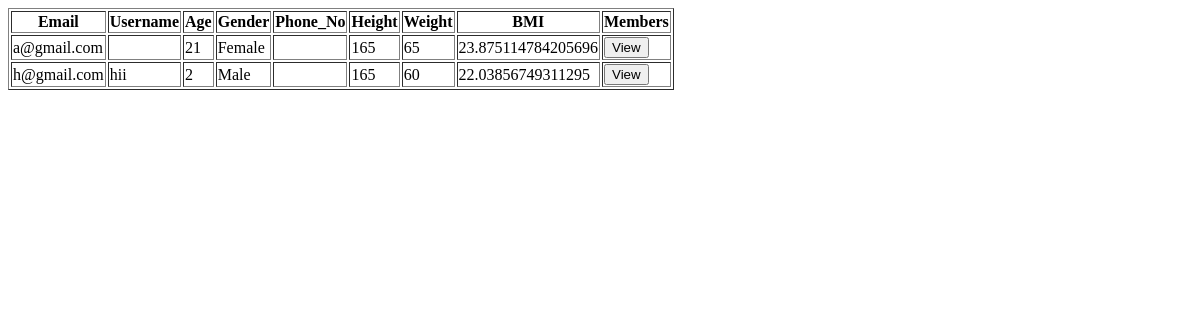
/users, run on an earlier commit of the app's database.
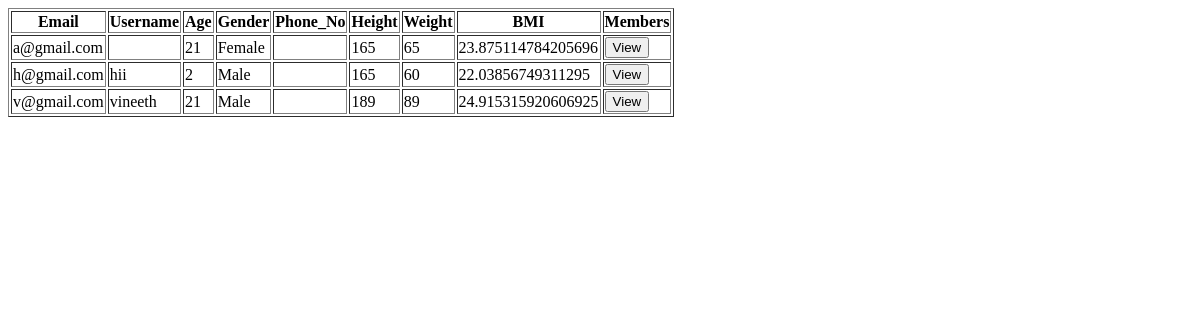
And on a later commit of the database.
### nutriguardapp/models.py (models this page shows)
class usertable(models.Model):
    name = models.CharField(max_length=100, null=True, blank=True)
    age = models.IntegerField(null=True, blank=True)
    gender = models.CharField(max_length=100, null=True, blank=True)
    email = models.CharField(max_length=100, null=True, blank=True)
    height = models.CharField(max_length=100, null=True, blank=True)
    weight = models.CharField(max_length=100, null=True, blank=True)
    bmi = models.CharField(max_length=100, null=True, blank=True)
    health_condition=models.CharField(max_length=100,null=True,blank=True)
    food_allergies=models.CharField(max_length=100,null=True,blank=True)
    login_id = models.ForeignKey(logintable,on_delete=models.CASCADE)

### nutriguardapp/views.py (the view)
# urls.py: path('users',usersview.as_view(),name='users'),
class usersview(View):
    def get(self,request):
        c=usertable.objects.all()
        return render(request,"viewuser.html",{'user':c})

### nutriguardapp/templates/viewuser.html (shortened to what this page needs)
<!DOCTYPE html>
<html lang="en">
<head>
</head>
<body>
    <div>
        <table border="1">
            <tr>
            <th>Email</th>
            <th>Username</th>
            <th>Age</th>
            <th>Gender</th>
            <th>Phone_No</th>
            <th>Height</th>
            <th>Weight</th>
            <th>BMI</th>
            <th>Members</th>
            </tr>
            {% for i in user %}
            <tr>
                <td>{{i.email}}</td>
                <td>{{i.name}}</td>
                <td>{{i.age}}</td>
                <td>{{i.gender}}</td>
                <td>{{i.phone}}</td>
                <td>{{i.height}}</td>
                <td>{{i.weight}}</td>
                <td>{{i.bmi}}</td>
                <td><button>View</button></td>
            </tr>
            {% endfor %}
        </table>
    </div>
</body>
</html>

What changed in the data, as far as the page shows it:
added usertable: email "v@gmail.com", name "vineeth", age "21", gender "Male", height "189", weight "89", bmi "24.915315920606925"
